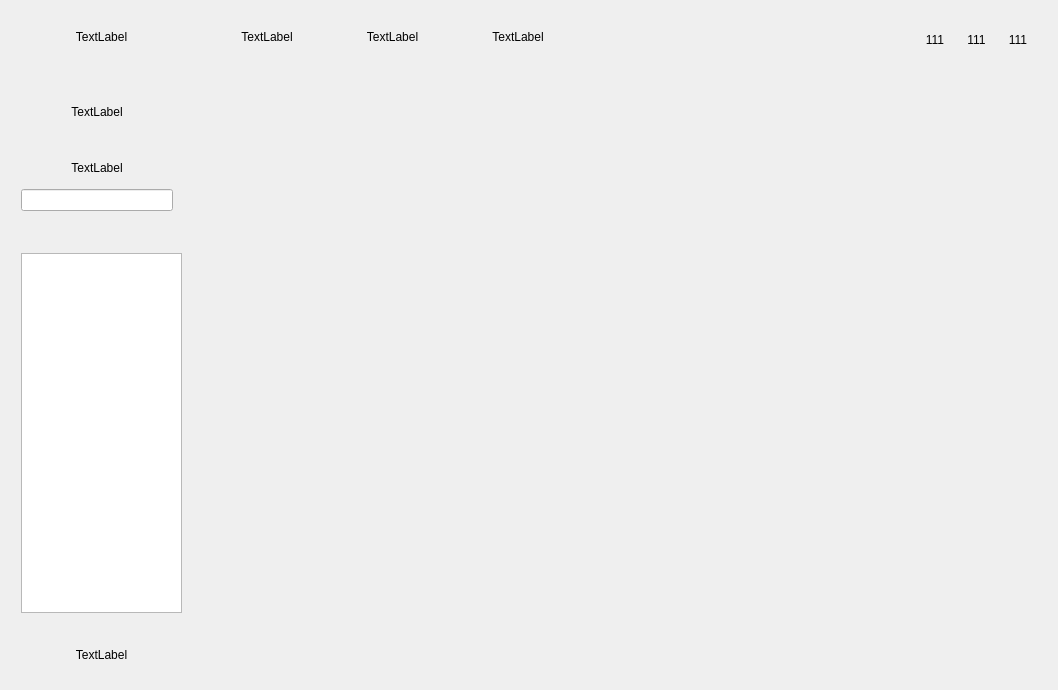
<?xml version="1.0" encoding="UTF-8"?>
<ui version="4.0">
 <class>Form</class>
 <widget class="QWidget" name="Form">
  <property name="geometry">
   <rect>
    <x>0</x>
    <y>0</y>
    <width>1056</width>
    <height>688</height>
   </rect>
  </property>
  <property name="windowTitle">
   <string>Form</string>
  </property>
  <layout class="QHBoxLayout" name="horizontalLayout_4">
   <item>
    <layout class="QVBoxLayout" name="verticalLayout_4">
     <item>
      <widget class="QWidget" name="widget" native="true">
       <property name="sizePolicy">
        <sizepolicy hsizetype="Preferred" vsizetype="Preferred">
         <horstretch>0</horstretch>
         <verstretch>0</verstretch>
        </sizepolicy>
       </property>
       <property name="minimumSize">
        <size>
         <width>180</width>
         <height>50</height>
        </size>
       </property>
       <widget class="QWidget" name="verticalLayoutWidget">
        <property name="geometry">
         <rect>
          <x>10</x>
          <y>10</y>
          <width>161</width>
          <height>32</height>
         </rect>
        </property>
        <layout class="QVBoxLayout" name="verticalLayout">
         <item>
          <widget class="QLabel" name="label">
           <property name="minimumSize">
            <size>
             <width>150</width>
             <height>30</height>
            </size>
           </property>
           <property name="text">
            <string>TextLabel</string>
           </property>
           <property name="alignment">
            <set>Qt::AlignCenter</set>
           </property>
          </widget>
         </item>
        </layout>
       </widget>
      </widget>
     </item>
     <item>
      <widget class="QWidget" name="widget_2" native="true">
       <property name="minimumSize">
        <size>
         <width>180</width>
         <height>170</height>
        </size>
       </property>
       <widget class="QWidget" name="">
        <property name="geometry">
         <rect>
          <x>10</x>
          <y>10</y>
          <width>152</width>
          <height>134</height>
         </rect>
        </property>
        <layout class="QVBoxLayout" name="verticalLayout_2">
         <item>
          <widget class="QLabel" name="label_2">
           <property name="minimumSize">
            <size>
             <width>70</width>
             <height>70</height>
            </size>
           </property>
           <property name="text">
            <string>TextLabel</string>
           </property>
           <property name="alignment">
            <set>Qt::AlignCenter</set>
           </property>
          </widget>
         </item>
         <item>
          <widget class="QLabel" name="label_3">
           <property name="minimumSize">
            <size>
             <width>150</width>
             <height>30</height>
            </size>
           </property>
           <property name="text">
            <string>TextLabel</string>
           </property>
           <property name="alignment">
            <set>Qt::AlignCenter</set>
           </property>
          </widget>
         </item>
         <item>
          <widget class="QLineEdit" name="lineEdit"/>
         </item>
        </layout>
       </widget>
      </widget>
     </item>
     <item>
      <widget class="QWidget" name="widget_3" native="true">
       <property name="minimumSize">
        <size>
         <width>170</width>
         <height>380</height>
        </size>
       </property>
       <widget class="QListWidget" name="listWidget">
        <property name="geometry">
         <rect>
          <x>10</x>
          <y>10</y>
          <width>161</width>
          <height>360</height>
         </rect>
        </property>
        <property name="minimumSize">
         <size>
          <width>150</width>
          <height>360</height>
         </size>
        </property>
       </widget>
      </widget>
     </item>
     <item>
      <widget class="QWidget" name="widget_4" native="true">
       <property name="minimumSize">
        <size>
         <width>180</width>
         <height>50</height>
        </size>
       </property>
       <widget class="QWidget" name="verticalLayoutWidget_2">
        <property name="geometry">
         <rect>
          <x>10</x>
          <y>10</y>
          <width>161</width>
          <height>32</height>
         </rect>
        </property>
        <layout class="QVBoxLayout" name="verticalLayout_3">
         <item>
          <widget class="QLabel" name="label_4">
           <property name="minimumSize">
            <size>
             <width>150</width>
             <height>30</height>
            </size>
           </property>
           <property name="text">
            <string>TextLabel</string>
           </property>
           <property name="alignment">
            <set>Qt::AlignCenter</set>
           </property>
          </widget>
         </item>
        </layout>
       </widget>
      </widget>
     </item>
    </layout>
   </item>
   <item>
    <widget class="QWidget" name="widget_5" native="true">
     <property name="minimumSize">
      <size>
       <width>850</width>
       <height>50</height>
      </size>
     </property>
     <widget class="QWidget" name="">
      <property name="geometry">
       <rect>
        <x>10</x>
        <y>10</y>
        <width>371</width>
        <height>32</height>
       </rect>
      </property>
      <layout class="QHBoxLayout" name="horizontalLayout">
       <item>
        <widget class="QLabel" name="label_5">
         <property name="minimumSize">
          <size>
           <width>100</width>
           <height>30</height>
          </size>
         </property>
         <property name="text">
          <string>TextLabel</string>
         </property>
         <property name="alignment">
          <set>Qt::AlignCenter</set>
         </property>
        </widget>
       </item>
       <item>
        <widget class="QLabel" name="label_6">
         <property name="minimumSize">
          <size>
           <width>100</width>
           <height>30</height>
          </size>
         </property>
         <property name="text">
          <string>TextLabel</string>
         </property>
         <property name="alignment">
          <set>Qt::AlignCenter</set>
         </property>
        </widget>
       </item>
       <item>
        <widget class="QLabel" name="label_7">
         <property name="minimumSize">
          <size>
           <width>100</width>
           <height>30</height>
          </size>
         </property>
         <property name="text">
          <string>TextLabel</string>
         </property>
         <property name="alignment">
          <set>Qt::AlignCenter</set>
         </property>
        </widget>
       </item>
      </layout>
     </widget>
     <widget class="QWidget" name="">
      <property name="geometry">
       <rect>
        <x>720</x>
        <y>10</y>
        <width>119</width>
        <height>37</height>
       </rect>
      </property>
      <layout class="QHBoxLayout" name="horizontalLayout_2">
       <item>
        <widget class="QLabel" name="label_8">
         <property name="minimumSize">
          <size>
           <width>35</width>
           <height>35</height>
          </size>
         </property>
         <property name="text">
          <string>111</string>
         </property>
         <property name="alignment">
          <set>Qt::AlignCenter</set>
         </property>
        </widget>
       </item>
       <item>
        <widget class="QLabel" name="label_9">
         <property name="minimumSize">
          <size>
           <width>35</width>
           <height>35</height>
          </size>
         </property>
         <property name="text">
          <string>111</string>
         </property>
         <property name="alignment">
          <set>Qt::AlignCenter</set>
         </property>
        </widget>
       </item>
       <item>
        <widget class="QLabel" name="label_10">
         <property name="minimumSize">
          <size>
           <width>35</width>
           <height>35</height>
          </size>
         </property>
         <property name="text">
          <string>111</string>
         </property>
         <property name="alignment">
          <set>Qt::AlignCenter</set>
         </property>
        </widget>
       </item>
      </layout>
     </widget>
    </widget>
   </item>
  </layout>
 </widget>
 <resources/>
 <connections/>
</ui>
